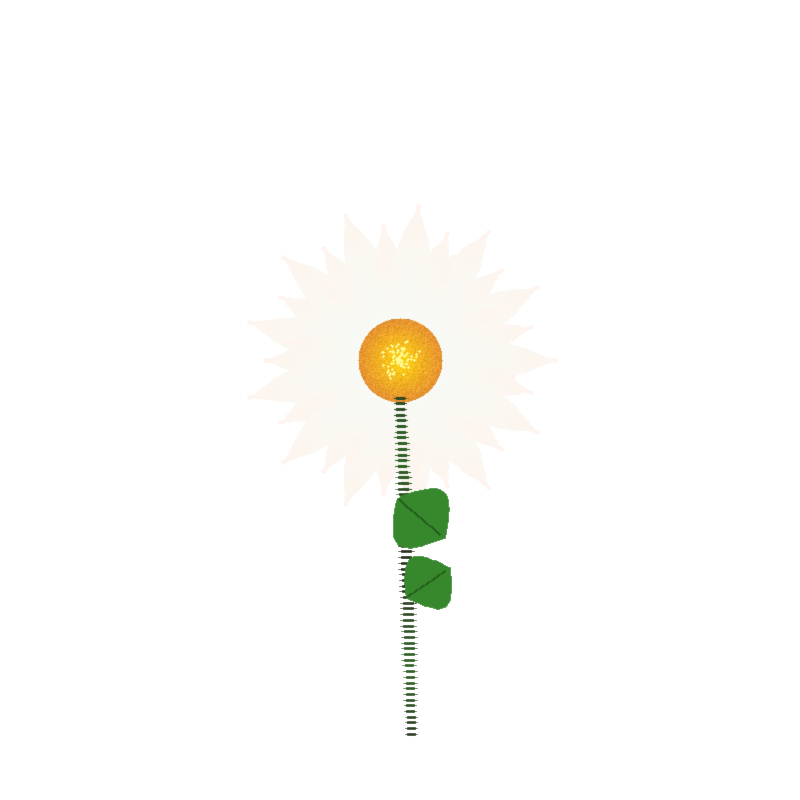

Here is the Python script that generated this plot:
#!/usr/bin/env python3
"""Generate a realistic daisy flower using Pillow - path-based approach."""

from PIL import Image, ImageDraw, ImageFilter
import math
import random

random.seed(42)

W, H = 800, 800
img = Image.new("RGBA", (W, H), (255, 255, 255, 0))
draw = ImageDraw.Draw(img)

def draw_smooth_petal(draw, cx, cy, angle, length, max_width, color1, color2):
    """Draw a single smooth petal using filled circles along a curve."""
    steps = 40
    for i in range(steps + 1):
        t = i / steps
        # Position along petal
        px = cx + length * t * math.cos(angle)
        py = cy + length * t * math.sin(angle)
        
        # Width profile - elliptical with slight asymmetry
        w = max_width * math.sin(t * math.pi) * (1 - 0.08 * t)
        
        # Color blend
        if t < 0.5:
            r = int(color1[0] + (color2[0] - color1[0]) * t * 2)
            g = int(color1[1] + (color2[1] - color1[1]) * t * 2)
            b = int(color1[2] + (color2[2] - color1[2]) * t * 2)
        else:
            r = int(color2[0] + (color1[0] - color2[0]) * (t - 0.5) * 2)
            g = int(color2[1] + (color2[1] - color1[1]) * (t - 0.5) * 2)
            b = int(color2[2] + (color2[2] - color1[2]) * (t - 0.5) * 2)
        
        # Radius based on width
        radius = max(2, int(w / 2.2))
        
        # Draw small ellipse-like shape
        draw.ellipse(
            [px - radius, py - radius, px + radius, py + radius],
            fill=(r, g, b)
        )


def draw_petal_layer(draw, cx, cy, num_petals, length, width, rotation_offset):
    """Draw a full layer of petals."""
    for i in range(num_petals):
        angle = 2 * math.pi * i / num_petals + rotation_offset
        # White with slight warm tint
        color_base = (255, 255, 252)
        color_tip = (248, 250, 245)
        draw_smooth_petal(draw, cx, cy, angle, length, width, color_base, color_tip)


def draw_center_texture(draw, cx, cy, radius):
    """Draw detailed yellow center with texture."""
    # Base disc
    for y in range(-radius, radius + 1):
        for x in range(-radius, radius + 1):
            if x * x + y * y > radius * radius:
                continue
            dist = math.sqrt(x * x + y * y) / radius
            
            # Yellow-orange gradient
            r_val = int(255 - 25 * dist)
            g_val = int(215 - 70 * dist)
            b_val = int(15 + 35 * dist)
            
            # Add noise for texture
            noise = random.randint(-15, 15)
            r_val = max(0, min(255, r_val + noise))
            g_val = max(0, min(255, g_val + noise))
            b_val = max(0, min(255, b_val + noise))
            
            draw.point((cx + x, cy + y), fill=(r_val, g_val, b_val))
    
    # Bright spots in center
    for _ in range(80):
        angle = random.uniform(0, 2 * math.pi)
        dist = random.uniform(0, radius * 0.5)
        x = int(cx + dist * math.cos(angle))
        y = int(cy + dist * math.sin(angle))
        draw.ellipse([x - 1, y - 1, x + 1, y + 1], fill=(255, 250, 150))


def draw_stem(draw, cx, top_y, bottom_y):
    """Draw curved green stem."""
    segments = 60
    for i in range(segments):
        t = i / segments
        x = cx + math.sin(t * math.pi * 0.4) * 12
        y = top_y + (bottom_y - top_y) * t
        
        # Varying width
        w = int(6 + 3 * math.sin(t * math.pi))
        
        # Green shades
        shade = int(70 + 25 * math.sin(t * 10))
        draw.ellipse([x - w, y - 1, x + w, y + 1], fill=(45, shade, 35))


def draw_leaf(draw, sx, sy, angle, size):
    """Draw a leaf using polygon."""
    points = []
    n = 20
    for i in range(n + 1):
        t = i / n
        w = math.sin(t * math.pi) * size
        px = sx + t * size * 1.8 * math.cos(angle)
        py = sy + t * size * 1.8 * math.sin(angle)
        perp_x = -math.sin(angle) * w
        perp_y = math.cos(angle) * w
        points.append((px + perp_x, py + perp_y))
    for i in range(n, -1, -1):
        t = i / n
        w = math.sin(t * math.pi) * size
        px = sx + t * size * 1.8 * math.cos(angle)
        py = sy + t * size * 1.8 * math.sin(angle)
        perp_x = -math.sin(angle) * w
        perp_y = math.cos(angle) * w
        points.append((px - perp_x, py - perp_y))
    
    draw.polygon(points, fill=(55, 135, 45))
    # Vein
    vein = []
    for i in range(n + 1):
        t = i / n
        px = sx + t * size * 1.6 * math.cos(angle)
        py = sy + t * size * 1.6 * math.sin(angle)
        vein.append((px, py))
    draw.line(vein, fill=(35, 95, 25), width=2)


# === Main ===

fcx, fcy = W // 2, H // 2 - 40

# Three layers of petals for depth
draw_petal_layer(draw, fcx, fcy, 13, 155, 48, 0)
draw_petal_layer(draw, fcx, fcy, 13, 135, 42, math.pi / 13)
draw_petal_layer(draw, fcx, fcy, 10, 115, 38, math.pi / 20)

# Center
draw_center_texture(draw, fcx, fcy, 42)

# Stem
stem_start = fcy + 38
draw_stem(draw, fcx, stem_start, H - 60)

# Leaves
draw_leaf(draw, fcx - 3, stem_start + 100, 0.7, 35)
draw_leaf(draw, fcx + 6, stem_start + 200, -0.6, 30)

# Slight blur for softness
img = img.filter(ImageFilter.GaussianBlur(0.5))

output_path = "/Users/yipengfei/Desktop/pi-fork/daisy.png"
img.save(output_path, "PNG")
print(f"Daisy saved to {output_path}")
